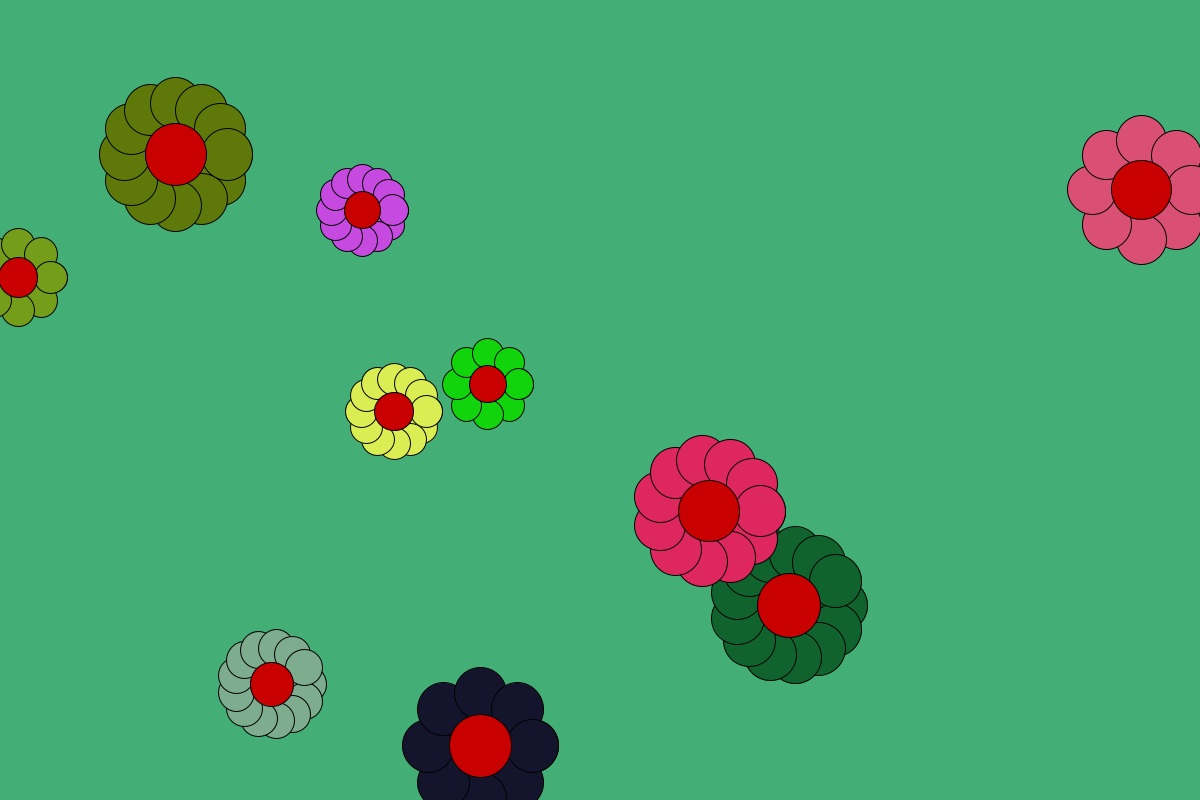
Frame 1 (no input)
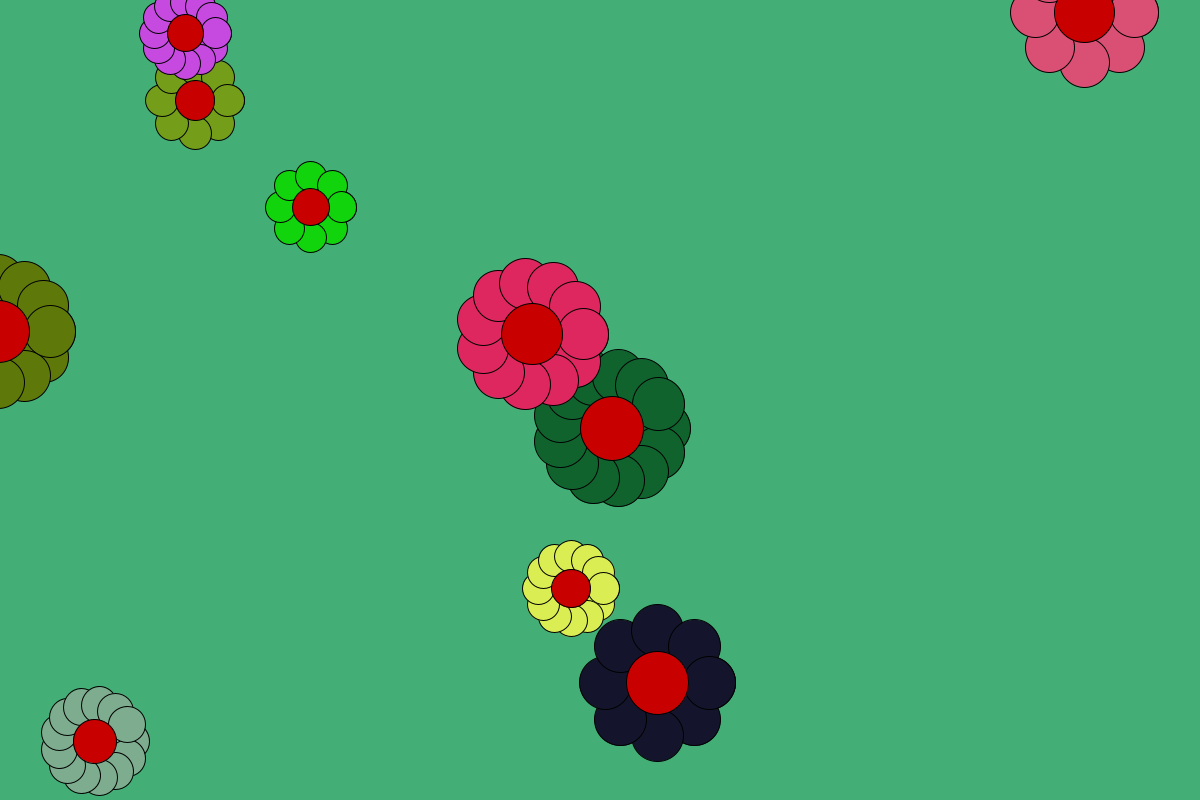
Frame 60 (the mouse pressed at the canvas centre just before this capture)
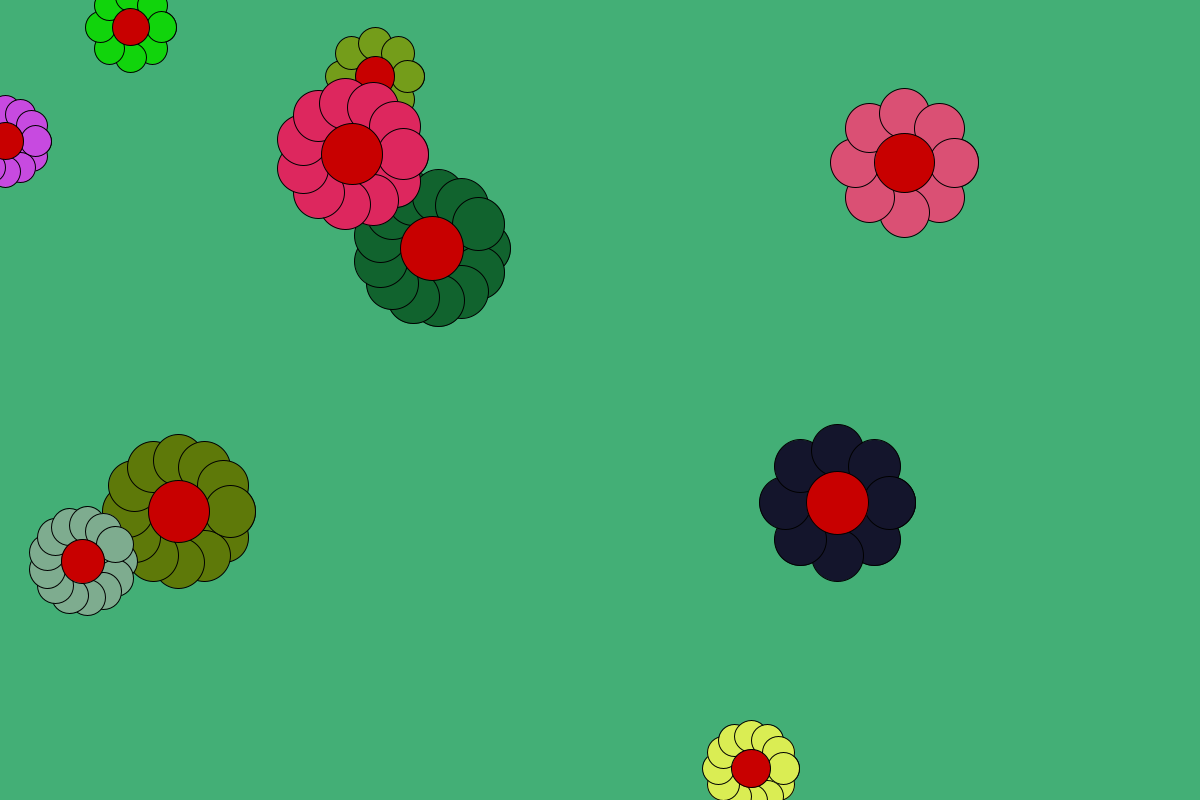
Frame 120 (the mouse held since frame 60 and released just before this capture)

The Processing sketch that drew these frames (run headless with seeded random() and noise(); from frame 60 on, the mouse is pressed at the canvas centre):

// Processing sketch: flowerObject
// ── flowerObject.pde
// An array of flowers which will be used
// to loop through all flower objects
Flower[] flowers;

// The number of flowers we want to spawn
int numberOfFlowers = 10;

// The min and max radius for a flower
int radiusMin = 30;
int radiusMax = 60;

// The min and max amount petals a flower can have.
int petalsMin = 7;
int petalsMax = 14;

// The display windows background color
color backgroundColor = #43AF76;

void setup() {
  size(1200, 800);
  
  // Declare an instance of a flower array with the length of 'numberOfFlowers' 
  flowers = new Flower[numberOfFlowers];
  
  // Loop from 0 to 'numberOfFlowers'
  for (int i = 0; i < numberOfFlowers; i++) {
    
    // Declare a random radius
    float radius = random(radiusMin, radiusMax);
    
    // Declare a random number of petals
    int petals = (int)random(petalsMin, petalsMax);
    
    // Declare a random x and y position within the display window
    float x = random(0, width);
    float y = random(0, height);
    
    // Declare a random color using rgb values
    color _color = color(random(255), random(255), random(255));
    
    // Add the flower with the generated parameters to the flower array
    flowers[i] = new Flower(radius, petals, x, y, _color);
  }
}

void draw() {
  // Set the display window's background color
  background(backgroundColor);
  
  // Loop through all flower objects within the flower array
  for (int i = 0; i < flowers.length; i++) {
    // Execute specific functions on each flower object
    flowers[i].display();
    flowers[i].move();
    flowers[i].boundariesCheck();
  }
}

// ── FlowerClass.pde
class Flower {

  // Variables

  float r;       // radius of the flower petal
  int n_petals;  // number of petals 
  float x;       // x-position of the center of the flower
  float y;       // y-position of the center of the flower
  int petalColor;//hexadecimal number for the color of petals

  // the number of pixels the flower should move
  // each time velocity is applied
  int velocitySpeed = 3;

  // the current x and y velocity
  // both are declared with either a random positive or negative value
  int xVelocity = (random(-5,5) > 0 ? velocitySpeed : -velocitySpeed);
  int yVelocity = (random(-5,5) > 0 ? velocitySpeed : -velocitySpeed);

  Flower(float temp_r, int temp_n_petals, float temp_x, float temp_y, int temp_petalColor) {
    r=temp_r;
    n_petals = temp_n_petals;
    x=temp_x;
    y=temp_y;
    petalColor=temp_petalColor;
  }

  public void display () {

    float ballX;
    float ballY;

    fill(petalColor);
    for (float i=0; i<PI*2; i+=2*PI/n_petals) {
      //  ballX=width/2 + r*cos(i);
      //  ballY=height/2 + r*sin(i);
      ballX=x + r*cos(i);
      ballY=y + r*sin(i);
      ellipse(ballX, ballY, r, r);
    }
    fill(200, 0, 0);
    ellipse(x, y, r*1.2, r*1.2);
  }
  
  // Moves the flower based on the given amount of velocity
  // on both x and y axis. Be aware that the velocity
  // can be both a negative and a positive value,
  // this means if we 'plus' the negative velocity
  // with either x or y it will actually subtract
  // the velocity from the specific axis value
  public void move() {
    x += xVelocity;
    y += yVelocity;
  }
  
  // Inverts the current velocity if the x or y position
  // of the flower is out of display boundaries.
  public void boundariesCheck() {
    
    // if the x position is equal or less than zero
    // it sets velocity on x axis to a positive value
    if (x <= 0) {
      xVelocity = velocitySpeed;
      
    // OR if the x position is greater or equal to 'width'
    // it sets velocity on x axis to a negative value
    } else if (x >= width) {
      xVelocity = -velocitySpeed; 
    }
    
    // this part does the same as described above for velocity
    // on x axis, just for velocity on y axis instead.
    if (y <= 0) {
      yVelocity = velocitySpeed;
    } else if (y >= height) {
      yVelocity = -velocitySpeed; 
    }
  }
}
